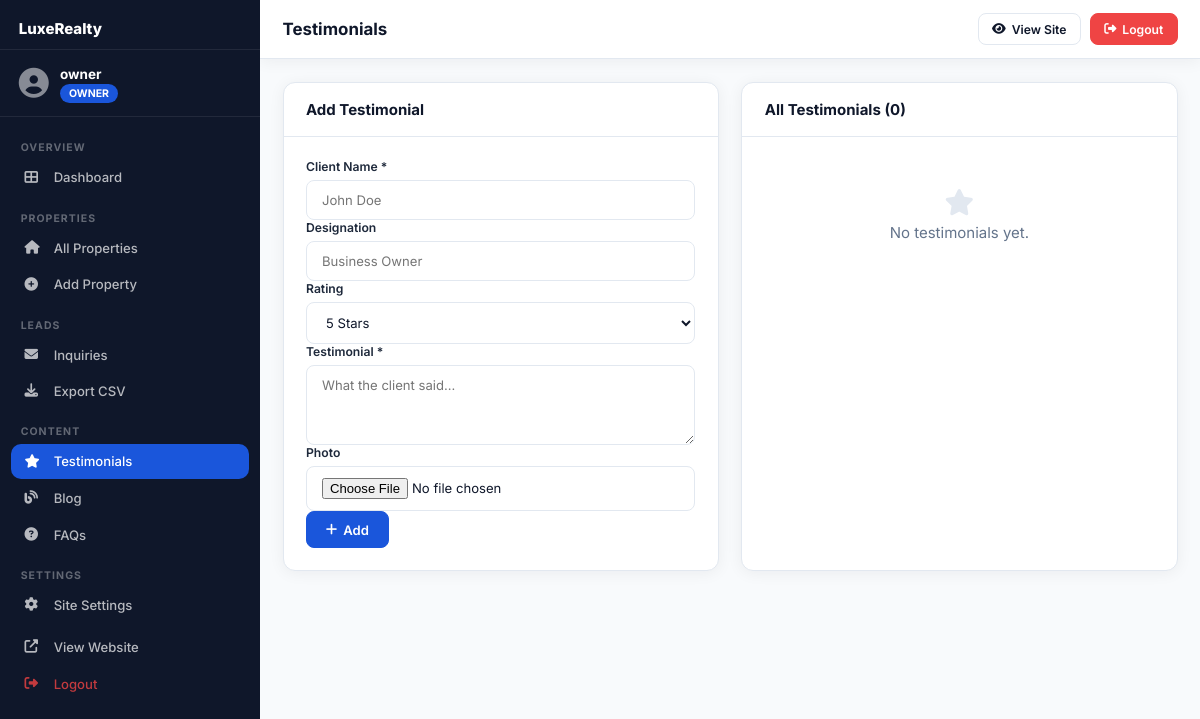
The page /owner/testimonials (signed in) on the database its author committed.
### models.py (models this page shows, shortened)
class SiteSettings(db.Model):
    __tablename__ = 'site_settings'
    id = db.Column(db.Integer, primary_key=True)
    key = db.Column(db.String(100), unique=True, nullable=False)
    value = db.Column(db.Text, nullable=True)
    updated_at = db.Column(db.DateTime, default=datetime.utcnow, onupdate=datetime.utcnow)

class User(UserMixin, db.Model):
    __tablename__ = 'users'
    id = db.Column(db.Integer, primary_key=True)
    username = db.Column(db.String(80), unique=True, nullable=False)
    email = db.Column(db.String(120), unique=True, nullable=False)
    password_hash = db.Column(db.String(256), nullable=False)
    role = db.Column(db.String(20), default='owner')  # owner, developer
    is_active = db.Column(db.Boolean, default=True)
    failed_logins = db.Column(db.Integer, default=0)
    locked_until = db.Column(db.DateTime, nullable=True)
    totp_secret = db.Column(db.String(32), nullable=True)
    two_fa_enabled = db.Column(db.Boolean, default=False)
    created_at = db.Column(db.DateTime, default=datetime.utcnow)
    last_login = db.Column(db.DateTime, nullable=True)
    def is_developer(self):
        return self.role == 'developer'
    def is_owner(self):
        return self.role in ['owner', 'developer']

### app.py (the view, shortened to what this page needs)
@app.route('/owner/testimonials', methods=['GET','POST'])
@login_required
@owner_required
def owner_testimonials():
    return render_template('owner/testimonials.html',testimonials=Testimonial.query.order_by(Testimonial.created_at.desc()).all())

### app.py (called while the page is built)
@login_manager.user_loader
def load_user(uid): return User.query.get(int(uid))

def owner_required(f):
    @wraps(f)
    def dec(*a,**k):
        if not current_user.is_authenticated or not current_user.is_owner(): abort(403)
        return f(*a,**k)
    return dec

def get_settings():
    rows = SiteSettings.query.all()
    s = dict(SETTING_DEFAULTS)
    for r in rows: s[r.key] = r.value
    return s

@app.context_processor
def inject_globals():
    s = get_settings()
    ext = ExternalLink.query.filter_by(is_active=True).order_by(ExternalLink.sort_order).all()
    return dict(
        settings=s, now=datetime.utcnow(),
        header_links=[l for l in ext if l.link_type=='header_nav'],
        footer_links=[l for l in ext if l.link_type=='footer'],
        social_links=[l for l in ext if l.link_type=='social'],
        csrf_token=generate_csrf,
    )

### templates/owner/testimonials.html (shortened to what this page needs)
{% extends "partials/admin_base.html" %}
{% block page_title %}Testimonials{% endblock %}
{% block content %}
<div class="dashboard-grid">
  <div class="card">
    <div class="card-header"><h3>Add Testimonial</h3></div>
    <div class="card-body">
      <form method="POST" enctype="multipart/form-data">
        <div class="form-group">
          <label>Client Name *</label>
          <input type="text" name="name" required class="form-input" placeholder="John Doe">
        </div>
        <div class="form-group">
          <label>Designation</label>
          <input type="text" name="designation" class="form-input" placeholder="Business Owner">
        </div>
        <div class="form-group">
          <label>Rating</label>
          <select name="rating" class="form-input">
            {% for r in [5,4,3,2,1] %}<option value="{{ r }}">{{ r }} Stars</option>{% endfor %}
          </select>
        </div>
        <div class="form-group">
          <label>Testimonial *</label>
          <textarea name="content" required class="form-input" rows="3" placeholder="What the client said..."></textarea>
        </div>
        <div class="form-group">
          <label>Photo</label>
          <input type="file" name="photo" accept="image/*" class="form-input">
        </div>
        <button type="submit" class="btn btn-primary"><i class="fas fa-plus"></i> Add</button>
      </form>
    </div>
  </div>
  <div class="card">
    <div class="card-header"><h3>All Testimonials ({{ testimonials|length }})</h3></div>
    <div class="card-body">
      {% if testimonials %}
      <div class="testimonials-admin-list">
        {% for t in testimonials %}
        <div class="testimonial-admin-card">
          <div class="testimonial-admin-header">
            {% if t.photo %}
              <img src="{{ url_for('static', filename='uploads/profiles/' + t.photo) }}" alt="{{ t.name }}" class="testimonial-admin-photo">
            {% else %}
              <div class="testimonial-admin-photo placeholder"><i class="fas fa-user"></i></div>
            {% endif %}
            <div>
              <strong>{{ t.name }}</strong>
              {% if t.designation %}<span>{{ t.designation }}</span>{% endif %}
              <div class="stars-sm">{% for i in range(t.rating) %}<i class="fas fa-star"></i>{% endfor %}</div>
            </div>
          </div>
          <p class="testimonial-admin-text">{{ t.content[:120] }}...</p>
          <form method="POST" onsubmit="return confirm('Delete?')">
            <input type="hidden" name="csrf_token" value="{{ csrf_token() }}">
            <input type="hidden" name="action" value="delete">
            <input type="hidden" name="id" value="{{ t.id }}">
            <button type="submit" class="btn btn-xs btn-danger"><i class="fas fa-trash"></i> Delete</button>
          </form>
        </div>
        {% endfor %}
      </div>
      {% else %}
      <div class="empty-state-sm"><i class="fas fa-star"></i><p>No testimonials yet.</p></div>
      {% endif %}
    </div>
  </div>
</div>
{% endblock %}

### templates/partials/admin_base.html (shortened to what this page needs)
<!DOCTYPE html>
<html lang="en">
<head>
  <link rel="stylesheet" href="https://cdnjs.cloudflare.com/ajax/libs/font-awesome/6.5.0/css/all.min.css">
  <link rel="stylesheet" href="{{ url_for('static', filename='css/admin.css') }}">
</head>
<body class="admin-body">
<div class="admin-layout">
  <aside class="sidebar" id="sidebar">
    <div class="sidebar-header">
      <span class="sidebar-logo">
        <span>{{ settings.site_name }}</span>
      </span>
    </div>
    <div class="sidebar-user">
      <div class="user-avatar"><i class="fas fa-user-circle"></i></div>
      <div><p class="user-name">{{ current_user.username }}</p><span class="user-badge badge-{{ current_user.role }}">{{ current_user.role|title }}</span></div>
    </div>
    <nav class="sidebar-nav">
      <div class="nav-section">
        <span class="nav-section-label">Overview</span>
        <a href="{{ url_for('owner_dashboard') }}" class="nav-item {% if request.endpoint=='owner_dashboard' %}active{% endif %}"><i class="fas fa-th-large"></i> Dashboard</a>
      </div>
      <div class="nav-section">
        <span class="nav-section-label">Properties</span>
        <a href="{{ url_for('owner_properties') }}" class="nav-item {% if 'propert' in (request.endpoint or '') and 'add' not in (request.endpoint or '') %}active{% endif %}"><i class="fas fa-home"></i> All Properties</a>
        <a href="{{ url_for('add_property') }}" class="nav-item {% if request.endpoint=='add_property' %}active{% endif %}"><i class="fas fa-plus-circle"></i> Add Property</a>
      </div>
      <div class="nav-section">
        <span class="nav-section-label">Leads</span>
        <a href="{{ url_for('owner_inquiries') }}" class="nav-item {% if 'inquir' in (request.endpoint or '') %}active{% endif %}">
          <i class="fas fa-envelope"></i> Inquiries
          {% set unread_count = namespace(val=0) %}
        </a>
        <a href="{{ url_for('export_inquiries') }}" class="nav-item"><i class="fas fa-download"></i> Export CSV</a>
      </div>
      <div class="nav-section">
        <span class="nav-section-label">Content</span>
        <a href="{{ url_for('owner_testimonials') }}" class="nav-item {% if request.endpoint=='owner_testimonials' %}active{% endif %}"><i class="fas fa-star"></i> Testimonials</a>
        <a href="{{ url_for('owner_blog') }}" class="nav-item {% if 'blog' in (request.endpoint or '') %}active{% endif %}"><i class="fas fa-blog"></i> Blog</a>
        <a href="{{ url_for('owner_faqs') }}" class="nav-item {% if request.endpoint=='owner_faqs' %}active{% endif %}"><i class="fas fa-question-circle"></i> FAQs</a>
      </div>
      <div class="nav-section">
        <span class="nav-section-label">Settings</span>
        <a href="{{ url_for('owner_settings') }}" class="nav-item {% if request.endpoint=='owner_settings' %}active{% endif %}"><i class="fas fa-cog"></i> Site Settings</a>
      </div>
      <div class="nav-section">
        <a href="{{ url_for('index') }}" class="nav-item" target="_blank"><i class="fas fa-external-link-alt"></i> View Website</a>
        <a href="{{ url_for('logout') }}" class="nav-item nav-logout"><i class="fas fa-sign-out-alt"></i> Logout</a>
      </div>
    </nav>
  </aside>
  <div class="admin-main">
    <header class="admin-header">
      <h1 class="page-title">{% block page_title %}Dashboard{% endblock %}</h1>
      <div class="header-actions">
        <a href="{{ url_for('index') }}" class="btn btn-sm btn-outline" target="_blank"><i class="fas fa-eye"></i> <span class="d-none-sm">View Site</span></a>
        <a href="{{ url_for('logout') }}" class="btn btn-sm btn-danger"><i class="fas fa-sign-out-alt"></i> <span class="d-none-sm">Logout</span></a>
      </div>
    </header>
    <div class="admin-content">
      {% block content %}{% endblock %}
    </div>
  </div>
</div>
</body>
</html>

### rows shown on the page
SiteSettings: site_name "LuxeRealty"
User: username "owner", role "OWNER"

### other values the page prints
{{ testimonials|length }} "0"
form field rating "5 Stars"
